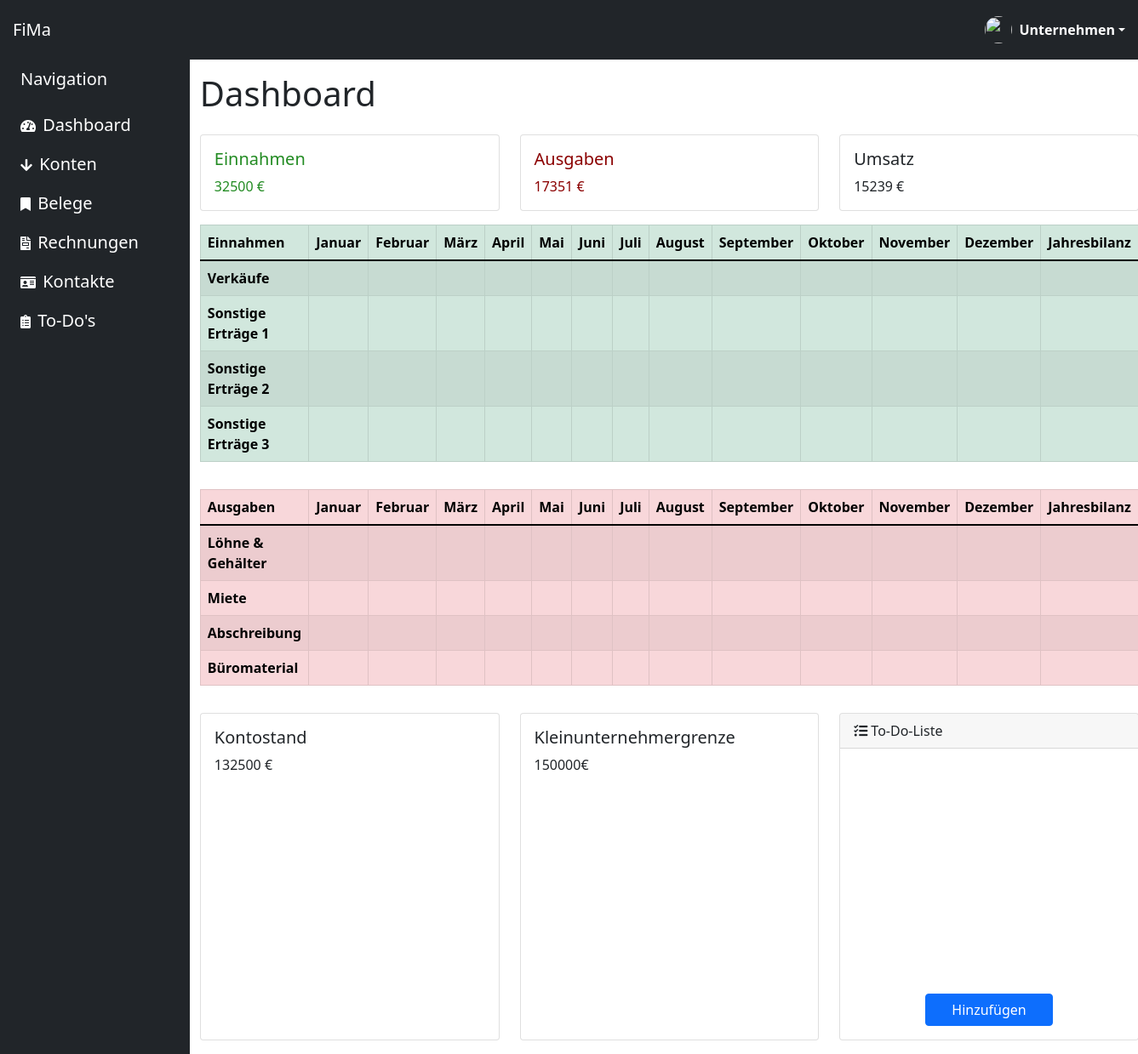
Page /dashboard/ (signed in) on the earlier database version.
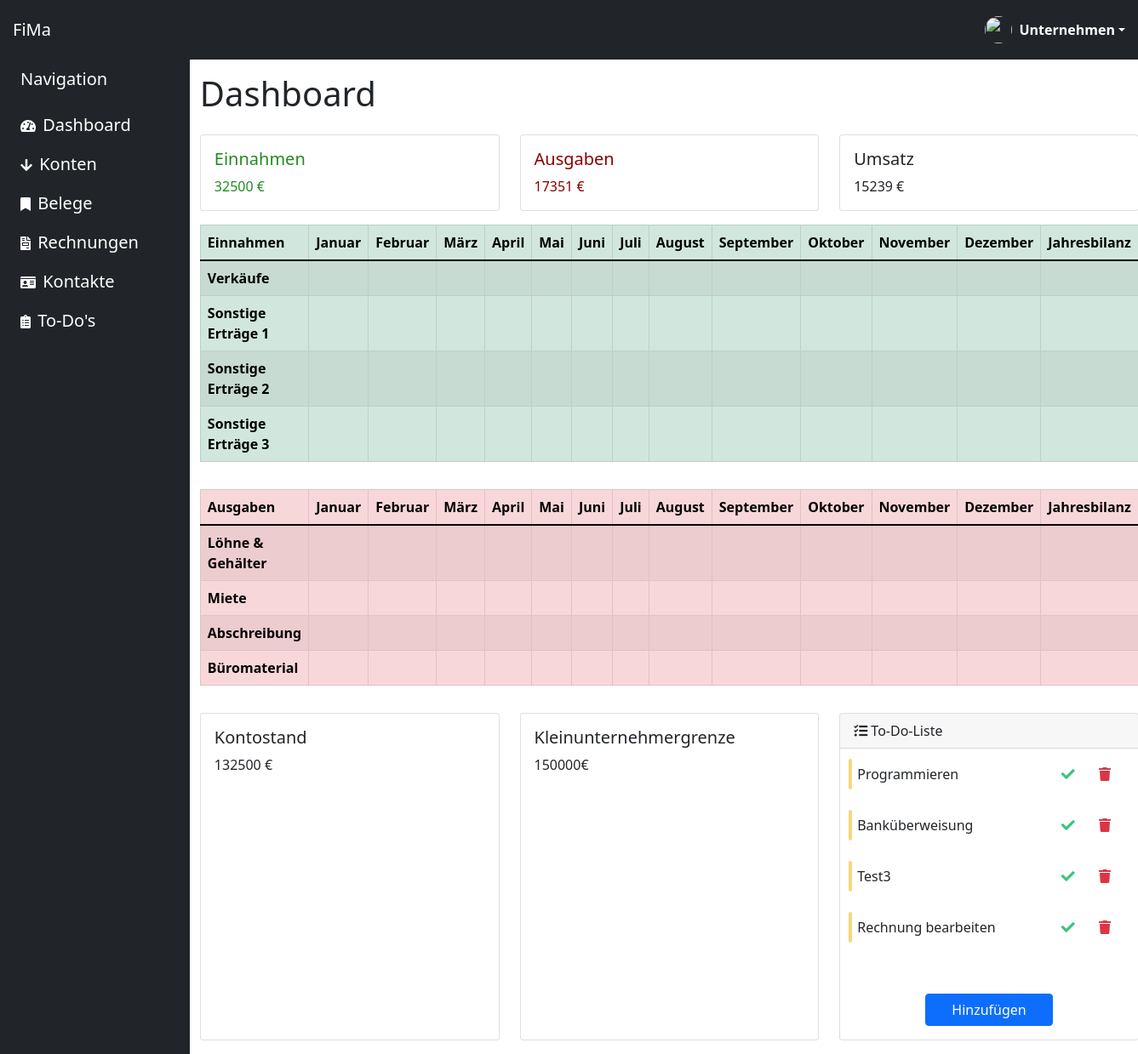
Same page on the later database version.
### home/models.py (models this page shows)
class todo(models.Model):
    nummer = models.IntegerField()
    aufgabe = models.CharField(max_length=30)
    erledigt = models.IntegerField()
    datum = models.DateField()
    faelligkeit = models.DateField()
    beschreibung = models.CharField(max_length=50)

### home/views.py (the view)
# urls.py: path('dashboard/', views.dashboard, name='dashboard'),
@login_required()
def dashboard(request):
    all_todos = todo.objects.all()
    all_todos_dict = {
        'todo': all_todos
    }
    context = {"title": "Dashboard","all_todos_dict": all_todos}
    return render(request, 'home/dashboard.html',context)

### home/templates/home/dashboard.html (shortened to what the changed rows need)
{% extends "home/base.html"%}
{%load static%}
{% block hauptinhalt %}
<div class="col py-3">
   <div class="row">
      <h1>Dashboard</h1>
   </div>
   <div class="table-responsive">
      <table class="table table-bordered table-hover table-success table-striped">
         <thead>
            <tr>
               <th scope="col">Einnahmen</th>
               <th scope="col">Januar</th>
               <th scope="col">Februar</th>
               <th scope="col">März</th>
               <th scope="col">April</th>
               <th scope="col">Mai</th>
               <th scope="col">Juni</th>
               <th scope="col">Juli</th>
               <th scope="col">August</th>
               <th scope="col">September</th>
               <th scope="col">Oktober</th>
               <th scope="col">November</th>
               <th scope="col">Dezember</th>
               <th scope="col">Jahresbilanz</th>
            </tr>
         </thead>
         <tbody>
            <tr>
               <th scope="col">Verkäufe</th>
            </tr>
            <tr>
               <th scope="col">Sonstige Erträge 1</th>
            </tr>
            <tr>
               <th scope="col">Sonstige Erträge 2</th>
            </tr>
            <tr>
               <th scope="col">Sonstige Erträge 3</th>
            </tr>
         </tbody>
      </table>
   </div>
   <div class="table-responsive">
      <table class="table table-bordered table-hover table-danger table-striped">
         <thead>
            <tr>
               <th scope="col">Ausgaben</th>
               <th scope="col">Januar</th>
               <th scope="col">Februar</th>
               <th scope="col">März</th>
               <th scope="col">April</th>
               <th scope="col">Mai</th>
               <th scope="col">Juni</th>
               <th scope="col">Juli</th>
               <th scope="col">August</th>
               <th scope="col">September</th>
               <th scope="col">Oktober</th>
               <th scope="col">November</th>
               <th scope="col">Dezember</th>
               <th scope="col">Jahresbilanz</th>
            </tr>
         </thead>
         <tbody>
            <tr>
               <th scope="col">Löhne & Gehälter</th>
            </tr>
            <tr>
               <th scope="col">Miete</th>
            </tr>
            <tr>
               <th scope="col">Abschreibung</th>
            </tr>
            <tr>
               <th scope="col">Büromaterial</th>
            </tr>
         </tbody>
      </table>
   </div>
   <div class="row">
      <div class="col-sm-4" id="todo">
         <div class="card-hover-shadow-2x mb-3 card h-100">
            <div class="scroll-area-sm">
               <perfect-scrollbar class="ps-show-limits">
                  <div style="position: static;" class="ps ps--active-y">
                     <div class="ps-content">
                        {% if all_todos_dict %}
                        <ul class=" list-group list-group-flush">
                           {% for todo in all_todos_dict %}
                           <li class="list-group-item">
                              <div class="todo-indicator bg-warning"></div>
                              <div class="widget-content p-0">
                                 <div class="widget-content-wrapper">
                                    <div class="widget-content-left">
                                       <div class="widget-heading">{{todo.aufgabe}}</div>
                                    </div>
                                    <div class="widget-content-right"> <button
                                          class="border-0 btn-transition btn btn-outline-success"> <i
                                             class="fa fa-check"></i></button> <button
                                          class="border-0 btn-transition btn btn-outline-danger"> <i
                                             class="fa fa-trash"></i> </button> </div>
                                 </div>
                              </div>
                           </li>
                           {% endfor %}
                        </ul>
                        {% endif %}
                     </div>
                  </div>
               </perfect-scrollbar>
            </div>
         </div>
      </div>
   </div>
</div>
{% endblock hauptinhalt %}

Differences in the rows shown:
added todo: aufgabe "Programmieren"
added todo: aufgabe "Banküberweisung"
added todo: aufgabe "Test3"
added todo: aufgabe "Rechnung bearbeiten"
